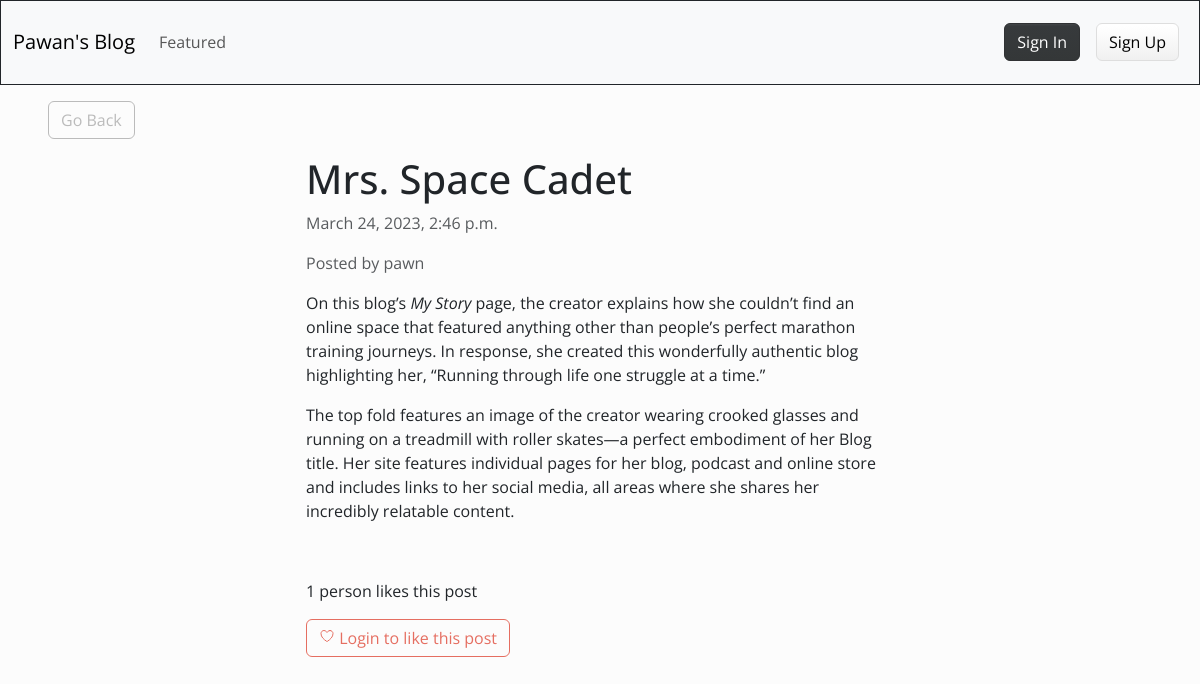
/1/, run on the app's committed database.
### blog1/models.py (models this page shows)
class Article(models.Model):
	title = models.CharField(max_length=255)
	content = HTMLField()
	date = models.DateTimeField(auto_now_add=True)
	author = models.ForeignKey(User,on_delete=models.CASCADE)  #CASCADE means when we delete the user all other relationship will be deleted
	featured = models.BooleanField(default=False)
	likes = models.ManyToManyField(User, related_name='likes',blank=True)

### blog1/views.py (the view)
# urls.py: path('<int:pk>/', DetailArticleView.as_view(), name='detail_article'),
class DetailArticleView(DetailView):
	model = Article
	template_name = 'blog1/blog_post.html'
	def get_context_data(self,*args,**kwargs):
		context = super(DetailArticleView,self).get_context_data(*args,**kwargs)
		context['liked_by_user'] = False
		article=Article.objects.get(id=self.kwargs.get('pk'))
		if article.likes.filter(pk=self.request.user.id).exists():
			context['liked_by_user']=True
		return context

### blog1/templates/blog1/blog_post.html (shortened to what this page needs)
{% extends 'blog1/base.html' %}
{% block content %}
<div class="row">
	<div class="col-md-4 col-12 mx-md-5 mx-2 mt-md-3 my-3">
		<a class="btn btn-outline-secondary" href="{% url 'index' %}">Go Back</a>
	</div>
</div>
<div class="row">
	<div class="col-md-6 col-11 mx-md-auto mb-3 pb-2 mx-3">
		<h1>{{ object.title }}</h1>
		<p class="text-muted">{{ object.date }}</p>
		<p class="text-muted">Posted by {{ object.author.username }}</p>
		<div>
			{{ object.content|safe }}
		</div>
	</div>
</div>
<div class="row my-3">
	<div class="col-md-6 col-12 mx-md-auto mx-3">
		{% if object.likes.count == 1 %}
			<p>{{ object.likes.count }} person likes this post</p>
		{% else %}
			<p>{{ object.likes.count }} people like this post</p>
		{% endif %}
		{% if request.user.is_authenticated %}
			{% if liked_by_user %}
				<form method="POST" action="{% url 'like_article' object.id %}">
					{% csrf_token %}
					<button class="btn btn-outline-primary"><ion-icon name="heart-dislike-outline"></ion-icon> Unlike this post</button>
				</form>
			{% else %}
				<form method="POST" action="{% url 'like_article' object.id %}">
					{% csrf_token %}
					<button class="btn btn-outline-primary"><ion-icon name="heart-outline"></ion-icon> Like this post</button>
				</form>
			{% endif %}
		{% else %}
			<button class="btn btn-outline-primary" disabled><ion-icon name="heart-outline"></ion-icon> Login to like this post</button>
		{% endif %}
	</div>
</div>
{% endblock content %}

### data on the page
Article: title "Mrs. Space Cadet", date "March 24, 2023, 2:46 p.m.", author.username "pawn", content "On this blog’s My Story page, the creator explains how she couldn’t find an online space that featured anything other than people’s perfect marathon training journeys. In response, she created this wonderfully authentic blog highlighting her, “Running through life one struggle at a time.” The top fold features an image of the creator wearing crooked glasses and running on a treadmill with roller skates—a perfect embodiment of her Blog title. Her site features individual pages for her blog, podcast and online store and includes links to her social media, all areas where she shares her incredibly relatable content.", likes.count "1"
